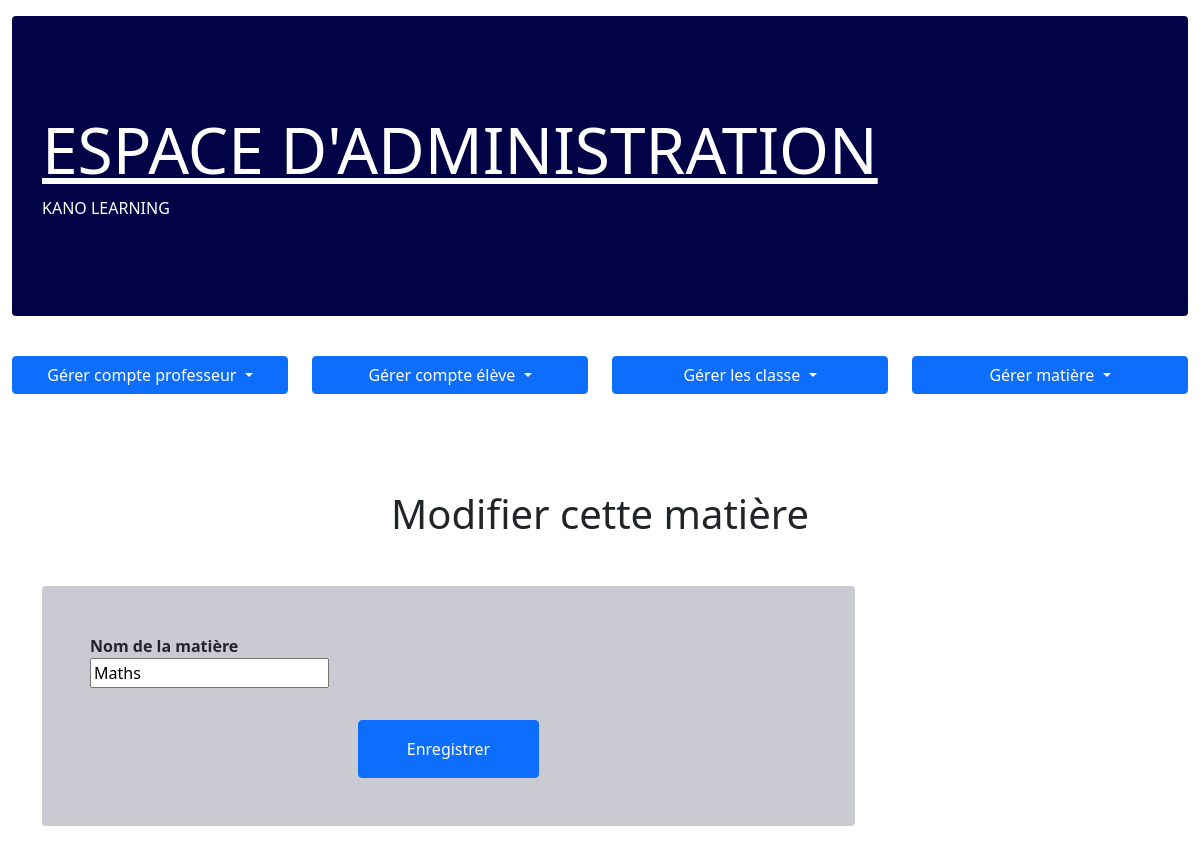
The page /update_matiere/2/ on the database as committed earlier.
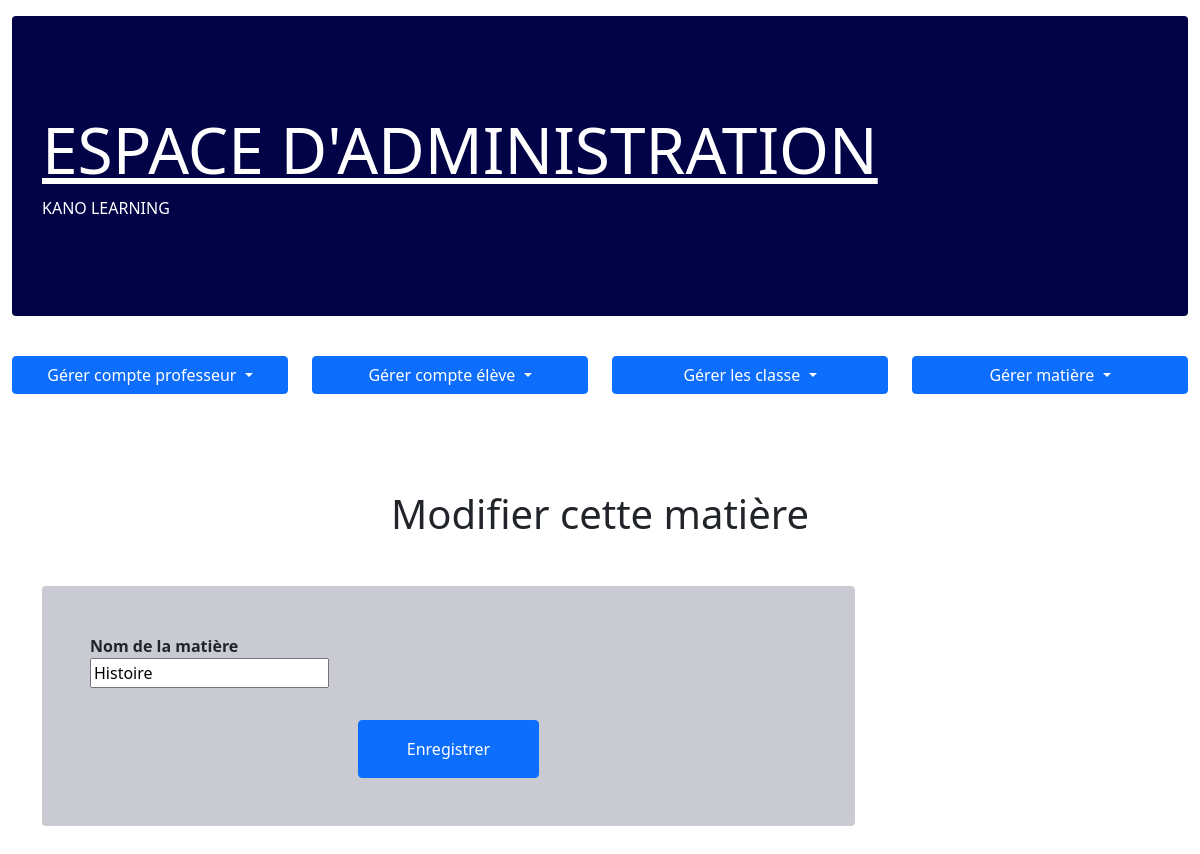
The same page on the database as committed later.
### home/models.py (models this page shows, shortened)
class Matiere(models.Model):
    nom_matiere = models.CharField(max_length=128)

### home/views.py (the view)
# urls.py: path('update_matiere/<int:id>/',views.update_matiere, name="update_matiere"),
def update_matiere(request, id):
    matiere = get_object_or_404(Matiere, id=id)
    if request.method == "POST":
        form = Matiere_form(request.POST, instance=matiere)
        if form.is_valid():
            nom_matiere = form.cleaned_data["nom_matiere"]
            if Matiere.objects.filter(nom_matiere=nom_matiere).exists():
                messages.error(request, "cette matière existe déjà!")
            else:
                form.save()
                messages.success(request, "Matière modifiée avec succes!")
            return redirect("indexadmin")
    else:
        form = Matiere_form(instance=matiere)
    return render(request, "home/admin/update_matiere.html", {"form":form, "matiere": matiere})

### home/forms.py
class Matiere_form(forms.ModelForm):
    class Meta:
        model = Matiere
        fields = '__all__'

### home/templates/home/Admin/update_matiere.html (shortened to what this page needs)
{% extends "home/admin/admin_base.html" %}
{% block content %}
{% load static %}
<div class="container-fluid py-5">
    <div class="container py-5">
        <div class="text-center mb-5">
            <h1>Modifier cette matière</h1>
        </div>
        <div class="row justify-content-center text-dark w-75">
            <div class="col-lg-12">
                <div class="contact-form rounded p-5" style="background-color: rgb(202, 202, 211);">
                    <form method="POST">
                        <div class="control-group">
                            <label for="Nmatière"><b>Nom de la matière</b></label>
                            <p>{{ form.nom_matiere }}</p>
                        </div>
                        <div class="text-center">
                            <button class="btn btn-primary py-3 px-5 mt-3"
                                type="submit">Enregistrer</button>
                        </div>
                    </form>
                </div>
            </div>
        </div>
    </div>
</div>
{% endblock %}

Rows that differ between the two databases and show on the page:
changed Matiere: nom_matiere "Maths" → "Histoire"
